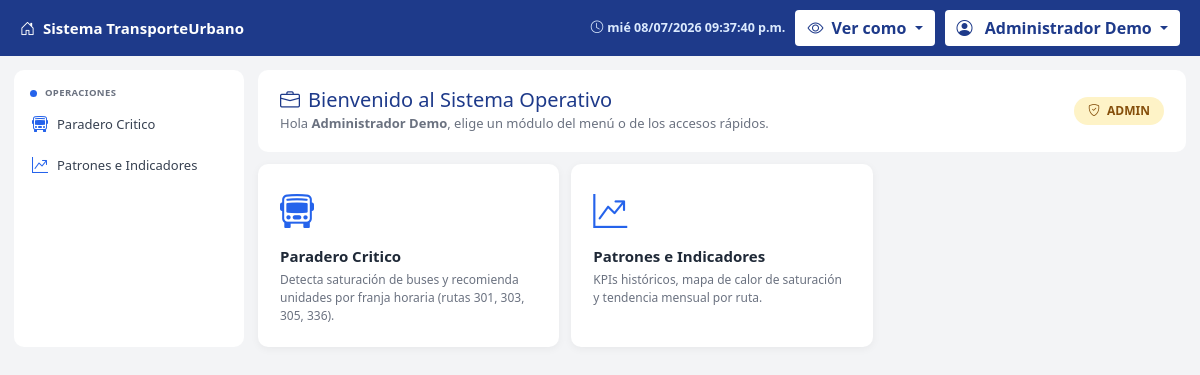
Page /perfil_usuario/dashboard.php (signed in) on the committed database.
### tables this page shows
CREATE TABLE `4usuario_permisos` (
  `id` int(11) NOT NULL AUTO_INCREMENT,
  `usuario_id` int(11) NOT NULL,
  `modulo_id` int(11) NOT NULL,
  `puede_ver` tinyint(1) DEFAULT 0,
  `puede_crear` tinyint(1) DEFAULT 0,
  `puede_editar` tinyint(1) DEFAULT 0,
  `puede_eliminar` tinyint(1) DEFAULT 0,
  `restricciones_json` text DEFAULT NULL,
  `created_at` timestamp NOT NULL DEFAULT current_timestamp(),
  `updated_at` timestamp NOT NULL DEFAULT current_timestamp() ON UPDATE current_timestamp(),
  PRIMARY KEY (`id`),
  UNIQUE KEY `unique_user_module` (`usuario_id`,`modulo_id`),
  KEY `idx_permisos_usuario` (`usuario_id`),
  KEY `idx_permisos_modulo` (`modulo_id`),
  CONSTRAINT `fk_demo_permisos_usuario` FOREIGN KEY (`usuario_id`) REFERENCES `4usuario` (`id`) ON DELETE CASCADE,
  CONSTRAINT `fk_demo_permisos_modulo`  FOREIGN KEY (`modulo_id`)  REFERENCES `4usuario_modulos` (`id`) ON DELETE CASCADE
);

CREATE TABLE `4usuario_modulos` (
  `id` int(11) NOT NULL AUTO_INCREMENT,
  `nombre` varchar(50) NOT NULL,
  `descripcion` varchar(255) DEFAULT NULL,
  `ruta` varchar(255) NOT NULL,
  `icono` varchar(50) DEFAULT 'bi-app',
  `orden` int(11) DEFAULT 0,
  `grupo` varchar(50) DEFAULT NULL,
  `activo` tinyint(1) DEFAULT 1,
  `created_at` timestamp NOT NULL DEFAULT current_timestamp(),
  PRIMARY KEY (`id`),
  UNIQUE KEY `nombre` (`nombre`),
  KEY `idx_modulos_activo` (`activo`)
);

CREATE TABLE `4usuario` (
  `id` int(10) NOT NULL AUTO_INCREMENT,
  `dni` varchar(20) DEFAULT NULL,
  `usu_usuario` varchar(20) NOT NULL,
  `usu_password` varchar(255) DEFAULT NULL,
  `nombre` varchar(100) DEFAULT NULL,
  `rol` varchar(20) DEFAULT 'encargado',
  `activo` tinyint(1) DEFAULT 1,
  `fecha_creacion` datetime DEFAULT current_timestamp(),
  `ultimo_acceso` datetime DEFAULT NULL,
  PRIMARY KEY (`id`),
  UNIQUE KEY `dni` (`dni`),
  KEY `idx_usuario_activo` (`activo`),
  KEY `idx_usuario_rol` (`rol`)
);

### perfil_usuario/verificar_sesion.php (called while the page is built, shortened)
<?php
$usuario_id = $_SESSION['usuario_id'];
$usuario_nombre = $_SESSION['usuario_nombre'];
$usuario_rol = $_SESSION['usuario_rol'];
?>

### perfil_usuario/verificar_permisos.php (called while the page is built, shortened)
<?php
require_once __DIR__ . '/../conexion.php';
function obtenerModulosVisibles($usuario_id) {
    global $conexion;
    $sql = "SELECT
                m.id,
                m.nombre,
                m.descripcion,
                m.ruta,
                m.icono,
                m.orden,
                m.grupo,
                p.puede_ver,
                p.puede_crear,
                p.puede_editar,
                p.puede_eliminar
            FROM 4usuario_modulos m
            INNER JOIN 4usuario_permisos p ON m.id = p.modulo_id
            WHERE p.usuario_id = ?
            AND m.activo = 1
            AND p.puede_ver = 1
            ORDER BY m.orden ASC";
    $stmt = $conexion->prepare($sql);
    $stmt->bind_param("i", $usuario_id);
    $stmt->execute();
    $result = $stmt->get_result();
    $modulos = [];
    while ($row = $result->fetch_assoc()) {
        $modulos[] = $row;
    }
    return $modulos;
}
?>

### perfil_usuario/dashboard.php (the view, shortened to what this page needs)
<?php
require_once 'verificar_sesion.php';
require_once 'verificar_permisos.php';
require_once '_layout.php';
$ef = cta_usuario_efectivo();
$modulos_disponibles = obtenerModulosVisibles($ef['id']);
$descripciones = [
    'peticiones'    => 'Revisar, aprobar o rechazar solicitudes de los conductores.',
    'conductores'   => 'Datos personales, documentos y asignaciones de conductores.',
    'usuarios'      => 'Usuarios del sistema, roles y permisos de acceso.',
    'reportes'      => 'Reportes y análisis del sistema operativo.',
    'rutas'         => 'Rutas de transporte y sus configuraciones.',
    'configuracion' => 'Parámetros generales del sistema.',
    'paradero_critico' => 'Detecta saturación de buses y recomienda unidades por franja horaria (rutas 301, 303, 305, 336).',
    'kpi_patrones'     => 'KPIs históricos, mapa de calor de saturación y tendencia mensual por ruta.',
];
layout_inicio('Inicio', 'dashboard');
?>
<div class="cta-welcome">
    <div>
        <h1><i class="bi bi-briefcase me-2"></i>Bienvenido al Sistema Operativo</h1>
        <p>Hola <strong><?= htmlspecialchars($ef['nombre']) ?></strong>, elige un módulo del menú o de los accesos rápidos.</p>
    </div>
    <span class="cta-badge-rol">
        <i class="bi bi-shield-check me-1"></i> <?= strtoupper(htmlspecialchars($ef['rol'])) ?>
    </span>
</div>
<?php if (empty($modulos_disponibles)): ?>
    <div class="cta-card text-center text-muted">
        <i class="bi bi-inbox" style="font-size:48px;color:#ddd;"></i>
        <h5 class="mt-2">No tienes módulos asignados</h5>
        <p class="mb-0">Contacta al administrador para obtener acceso.</p>
    </div>
<?php else: ?>
    <div class="cta-tiles">
        <?php foreach ($modulos_disponibles as $modulo): ?>
            <a href="<?= htmlspecialchars($modulo['ruta']) ?>" class="cta-tile">
                <i class="bi <?= htmlspecialchars($modulo['icono'] ?: 'bi-app') ?> tile-icon" style="color: <?= cta_color_grupo($modulo['grupo'] ?? '') ?>"></i>
                <div class="tile-title"><?= htmlspecialchars($modulo['descripcion']) ?></div>
                <div class="tile-desc"><?= htmlspecialchars($descripciones[$modulo['nombre']] ?? 'Módulo del sistema') ?></div>
            </a>
        <?php endforeach; ?>
    </div>
<?php endif; ?>
<?php layout_fin(); ?>

### perfil_usuario/_layout.php (shortened to what this page needs)
<?php
if (!function_exists('layout_inicio')):
function cta_color_grupo($grupo) {
    $palette = ['#2563eb','#059669','#7c3aed','#ea580c','#0d9488','#db2777','#475569','#ca8a04'];
    $h = 0;
    for ($i = 0, $n = strlen($grupo); $i < $n; $i++) { $h += ord($grupo[$i]); }
    return $palette[$h % count($palette)];
}
function cta_usuario_efectivo() {
    global $usuario_id, $usuario_nombre, $usuario_rol, $conexion;
    $real = ['id' => $usuario_id, 'nombre' => $usuario_nombre, 'rol' => $usuario_rol, 'es_preview' => false];
    if (($usuario_rol ?? '') !== 'admin' || empty($_SESSION['ver_como_id'])) return $real;
    $id = (int) $_SESSION['ver_como_id'];
    $stmt = $conexion->prepare("SELECT id, nombre, rol FROM `4usuario` WHERE id = ? AND activo = 1");
    $stmt->bind_param('i', $id);
    $stmt->execute();
    $u = $stmt->get_result()->fetch_assoc();
    return ['id' => (int) $u['id'], 'nombre' => $u['nombre'], 'rol' => $u['rol'],
            'es_preview' => true, 'real_nombre' => $usuario_nombre];
}
function layout_inicio($titulo = 'Sistema TransporteUrbano', $modulo_activo = '') {
    global $usuario_id, $usuario_nombre, $usuario_username, $usuario_rol, $conexion;
    $ef = cta_usuario_efectivo();
    $pu = $GLOBALS['cta_pu_base'] ?? '';
    $modulos = function_exists('obtenerModulosVisibles')
        ? obtenerModulosVisibles($ef['id']) : [];
    $grupos = [];
    foreach ($modulos as $m) {
        $g = $m['grupo'] ?? 'GENERAL';
        $grupos[$g][] = $m;
    }
    ?>
<!DOCTYPE html>
<html lang="es">
<head>
    <link href="https://cdn.jsdelivr.net/npm/bootstrap@5.1.3/dist/css/bootstrap.min.css" rel="stylesheet">
    <link rel="stylesheet" href="https://cdn.jsdelivr.net/npm/bootstrap-icons@1.11.0/font/bootstrap-icons.css">
</head>
<body>
    <header class="cta-topbar">
        <a class="cta-brand" href="<?= $pu ?>dashboard.php">
            <i class="bi bi-house-door"></i> Sistema TransporteUrbano
        </a>
        <div class="cta-topbar-right">
        <span class="cta-reloj" title="Fecha y hora de la sesión"><i class="bi bi-clock me-1"></i><span id="ctaRelojTxt">--:--:--</span></span>
        <?php if (($usuario_rol ?? '') === 'admin'):
            $usuarios_lista = [];
            if (isset($conexion) && ($rs = $conexion->query("SELECT id, nombre, rol FROM `4usuario` WHERE activo = 1 ORDER BY nombre"))) {
                while ($r = $rs->fetch_assoc()) $usuarios_lista[] = $r;
            }
        ?>
        <div class="dropdown">
            <button class="btn btn-light dropdown-toggle" type="button" id="dropdownVerComo" data-bs-toggle="dropdown">
                <i class="bi bi-eye me-1"></i> Ver como
            </button>
        </div>
        <?php endif; ?>
        <div class="dropdown">
            <button class="btn btn-light dropdown-toggle" type="button" id="dropdownUser" data-bs-toggle="dropdown">
                <i class="bi bi-person-circle me-2"></i>
                <?= htmlspecialchars($usuario_nombre ?? '') ?>
            </button>
        </div>
        </div>
    </header>
    <div class="cta-app">
        <aside class="cta-sidebar">
            <?php if (empty($grupos)): ?>
                <div class="cta-sidebar-empty">
                    <i class="bi bi-inbox"></i><br>Sin módulos asignados
                </div>
            <?php else: ?>
                <?php foreach ($grupos as $nombre_grupo => $items): $cg = cta_color_grupo($nombre_grupo); ?>
                    <p class="cta-group">
                        <span class="cta-group-dot" style="background: <?= $cg ?>"></span>
                        <?= htmlspecialchars($nombre_grupo) ?>
                    </p>
                    <?php foreach ($items as $m): ?>
                        <a class="cta-item <?= ($m['nombre'] === $modulo_activo ? 'active' : '') ?>"
                           href="<?= htmlspecialchars($m['ruta']) ?>">
                            <i class="bi <?= htmlspecialchars($m['icono'] ?: 'bi-app') ?>" style="color: <?= $cg ?>"></i>
                            <span><?= htmlspecialchars($m['descripcion'] ?: $m['nombre']) ?></span>
                        </a>
                    <?php endforeach; ?>
                <?php endforeach; ?>
            <?php endif; ?>
        </aside>
        <main class="cta-main">
    <?php
}
function layout_fin() {
    ?>
        </main>
    </div>
</body>
</html>
    <?php
}
endif;

### perfil_usuario/_layout.php (style rules this page uses)
:root { --cta-navy: #1e3a8a; --cta-blue: #2563eb; --cta-bg: #f3f4f6; --cta-ink: #1f2937; --cta-muted: #6b7280; --cta-amber: #fef3c7; --cta-amberink:#854f0b; }
* { box-sizing: border-box; }
body { margin: 0; background: var(--cta-bg); color: var(--cta-ink); font-family: 'Segoe UI', Tahoma, Geneva, Verdana, sans-serif; }
.cta-topbar { background: var(--cta-navy); color: #fff; padding: 10px 20px; display: flex; justify-content: space-between; align-items: center; position: sticky; top: 0; z-index: 1030; }
.cta-brand { font-size: 15px; font-weight: 700; color: #fff; text-decoration: none; display: flex; align-items: center; gap: 8px; }
.cta-topbar .btn-light { background: #fff; color: var(--cta-navy); font-weight: 600; border: none; }
.cta-topbar-right { display: flex; align-items: center; gap: 10px; }
.cta-reloj { color: #dbeafe; font-size: 12.5px; font-weight: 600; display: flex; align-items: center; white-space: nowrap; }
.cta-app { display: grid; grid-template-columns: 230px 1fr; gap: 14px; padding: 14px; }
.cta-sidebar { background: #fff; border-radius: 10px; padding: 12px 8px; position: sticky; top: 64px; max-height: calc(100vh - 80px); overflow-y: auto; scrollbar-width: none; -ms-overflow-style: none; }
.cta-group { font-size: 9.5px; color: var(--cta-muted); margin: 4px 8px; font-weight: 700; text-transform: uppercase; letter-spacing: .4px; }
.cta-group-dot { display: inline-block; width: 7px; height: 7px; border-radius: 50%; margin-right: 5px; vertical-align: middle; }
.cta-item { display: flex; align-items: center; gap: 9px; padding: 8px 10px; border-radius: 6px; color: #374151; text-decoration: none; margin-bottom: 1px; transition: background .1s; font-size: 13px; }
.cta-item i { font-size: 16px; }
.cta-main { display: flex; flex-direction: column; gap: 12px; min-width: 0; }
.cta-welcome { background: #fff; border-radius: 10px; padding: 18px 22px; display: flex; justify-content: space-between; align-items: center; flex-wrap: wrap; gap: 10px; }
.cta-welcome h1 { font-size: 20px; margin: 0 0 2px; color: var(--cta-navy); }
.cta-welcome p { margin: 0; color: var(--cta-muted); font-size: 13px; }
.cta-badge-rol { background: var(--cta-amber); color: var(--cta-amberink); padding: 5px 14px; border-radius: 20px; font-weight: 700; font-size: 12px; }
.cta-tiles { display: grid; grid-template-columns: repeat(auto-fill, minmax(230px, 1fr)); gap: 12px; }
.cta-tile { background: #fff; border-radius: 10px; padding: 20px; text-decoration: none; color: inherit; border: 2px solid transparent; box-shadow: 0 2px 8px rgba(0,0,0,.05); transition: transform .1s, box-shadow .1s, border-color .1s; display: block; }
.cta-tile .tile-icon { font-size: 34px; color: var(--cta-navy); }
.cta-tile .tile-title { font-weight: 700; font-size: 15px; margin: 8px 0 4px; }
.cta-tile .tile-desc { color: var(--cta-muted); font-size: 12px; line-height: 1.5; }

### rows in the picture
4usuario_permisos: modulo.descripcion "Paradero Critico", modulo.nombre "Detecta saturación de buses y recomienda unidades por franja horaria (rutas 301, 303, 305, 336)."
4usuario_permisos: modulo.descripcion "Patrones e Indicadores", modulo.nombre "KPIs históricos, mapa de calor de saturación y tendencia mensual por ruta."
4usuario: nombre "Administrador Demo", rol "ADMIN"

### other values in the picture
$usuario_nombre "Administrador Demo"
$nombre_grupo "OPERACIONES"
